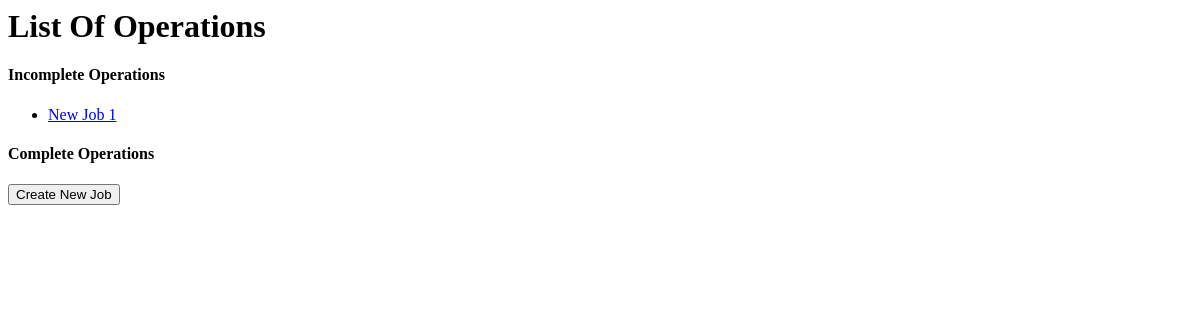
The app's page /embossers/, older data.
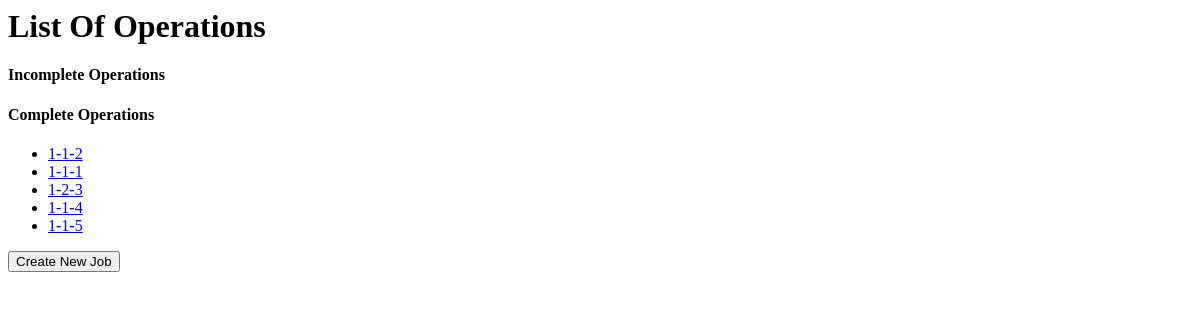
The same page, newer data.
### embossers/models.py (models this page shows, shortened)
class Job(models.Model):
    job_id = models.CharField(max_length=100, default="New Job", unique=True)
    date_created = models.DateTimeField('date created', auto_now_add=True)
    last_update = models.DateTimeField('last updated', default=timezone.now)
    date_submitted = models.DateTimeField(null=True, blank=True)
    process_outline = models.CharField(max_length=100, default="None", verbose_name="Process Template")
    has_process_outline_been_modified_for_this_operation = models.BooleanField(default=False, verbose_name="Edited Template")
    has_job_name_been_set = models.BooleanField(default=False)
    completed = models.BooleanField(default=False)
    disable_submit_button = models.BooleanField(default=False)
    job_number = models.CharField(max_length=100, blank=True)
    assembly_number = models.CharField(max_length=100, blank=True)
    operation_number = models.CharField(max_length=100, blank=True)
    def was_created_recently(self):
        now = timezone.now()
        return now - datetime.timedelta(days=1) <= self.date_created <= now
    was_created_recently.admin_order_field = 'date_created'
    was_created_recently.boolean = True
    was_created_recently.short_description = 'Created recently?'

### embossers/views.py (the view)
class IndexView(generic.ListView):
    template_name = 'embossers/pages/index.html'
    context_object_name = 'jobs'
    def get_queryset(self):
        return Job.objects.all()

### templates/embossers/pages/index.html
{% load static %}
<link rel="stylesheet" type="text/css" href="{% static 'embossers/style.css' %}" />
<h1>List Of Operations</h1>
{% if jobs %}
    <h4>Incomplete Operations</h4>
    <ul>
    {% for job in jobs %}
        {% if job.completed == False %}
            {% ifequal job.process_outline "None" %}
                {% ifequal job.has_process_outline_been_modified_for_this_operation False %}
                    <li><a href="{% url 'embossers:pick_template' job.id %}">{{ job.job_id }}</a></li>
                {% else %}
                    <li><a href="{% url 'embossers:detail' job.id %}">{{ job.job_id }}</a></li>
                {% endifequal %}
            {% else %}
                <li><a href="{% url 'embossers:detail' job.id %}">{{ job.job_id }}</a></li>
            {% endifequal %}
        {% endif %}
    {% endfor %}
    </ul>
    <h4>Complete Operations</h4>
    <ul>
        {% for job in jobs %}
            {% if job.completed == True %}
                {% ifequal job.process_outline "None" %}
                    {% ifequal job.has_process_outline_been_modified_for_this_operation False %}
                        <li><a href="{% url 'embossers:pick_template' job.id %}">{{ job.job_id }}</a></li>
                    {% else %}
                        <li><a href="{% url 'embossers:detail' job.id %}">{{ job.job_id }}</a></li>
                    {% endifequal %}
                {% else %}
                    <li><a href="{% url 'embossers:detail' job.id %}">{{ job.job_id }}</a></li>
                {% endifequal %}
            {% endif %}
        {% endfor %}
        </ul>
{% else %}
    <p>No jobs are available.</p>
{% endif %}
<form action="{% url 'embossers:create_job' %}" name="create_job_from_index">
    <button type="submit">Create New Job</button>
</form>

Row changes from the older to the newer data that the page shows:
removed Job: job_id "New Job 1", shown under "Incomplete Operations"
added Job: job_id "1-1-2", shown under "Complete Operations"
added Job: job_id "1-1-1", shown under "Complete Operations"
added Job: job_id "1-2-3", shown under "Complete Operations"
added Job: job_id "1-1-4", shown under "Complete Operations"
added Job: job_id "1-1-5", shown under "Complete Operations"
